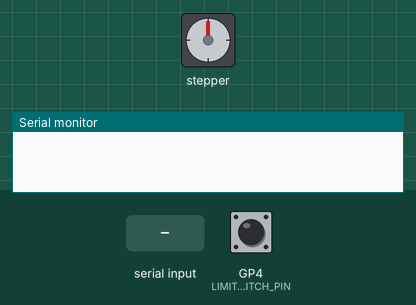
The sketch below on a simulated Raspberry Pi Pico. Parts: stepper motor, the last lines printed to the serial monitor. The inputs (shaded band) are chosen by the test bench; at power-on: GP4 (LIMIT_SWITCH_PIN) HIGH. Stepper angles assume 200 steps per turn.

Above: at 1.2 s.
1.3 s: "GOTO,45\n" received over Serial
At 2.2 s:
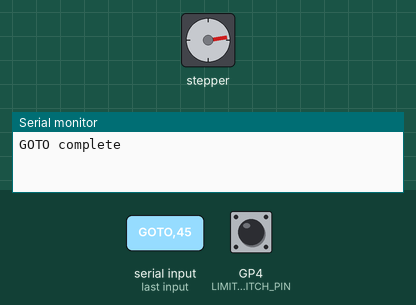
3.3 s: "HOME\n" received over Serial
4.8 s: "POSITION\n" received over Serial
Timing chart, 0 to 7.8 s (numbered marks = the images above; inputs shaded):
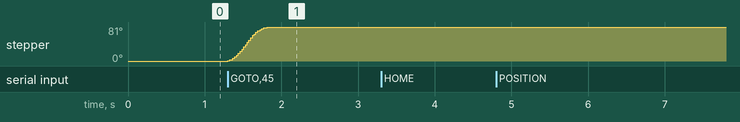

Measured:
- after the input at 1.3 s, stepper: turns 81° clockwise in 0.51 s, starting at once

The sketch:

active_mode_228.ino
```cpp
// snippet: active_mode_228
// tags: active, serial, command, response, accelstepper
// boards: avr, esp32, megaavr, nano33iot, romi32u4, rp2040
// library: AccelStepper
// description: Active sketch: HOME command runs stepper to limit switch on pin 4, sets position 0
// prompts: active, sketch, command, stepper, limit, switch
// verified: compile-only
// source: kd-generated (id 228)
// exact-include: AccelStepper.h

#include <AccelStepper.h>

#define LIMIT_SWITCH_PIN 4
#define STEP_PIN 2
#define DIR_PIN 3

AccelStepper stepper(AccelStepper::DRIVER, STEP_PIN, DIR_PIN);
int limitSwitchState = 0;

void setup() {
  Serial.begin(9600);
  pinMode(LIMIT_SWITCH_PIN, INPUT_PULLUP);
  stepper.setMaxSpeed(1000);
  stepper.setAcceleration(500);
}

void loop() {
  if (Serial.available() > 0) {
    String command = Serial.readStringUntil('\n');
    command.trim();

    if (command.startsWith("HOME")) {
      unsigned long tHome = millis();
      while (digitalRead(LIMIT_SWITCH_PIN) == LOW) {
        stepper.move(-1);  // relative move (steps added to current pos); call ONCE
        if (millis() - tHome > 5000) {  // give up if the endstop never triggers
          Serial.println("HOME timeout");
          break;
        }
      }
      stepper.setCurrentPosition(0);
      Serial.println("HOME complete");
    } else if (command.startsWith("GOTO")) {
      int steps = command.substring(5).toInt();
      stepper.moveTo(steps);  // absolute target position (steps); call ONCE, not every loop
      while (stepper.distanceToGo() != 0) {
        stepper.run();  // MUST be called every loop iteration to step the motor
      }
      Serial.println("GOTO complete");
    } else if (command.startsWith("POSITION")) {
      Serial.print("Current position: ");
      Serial.println(stepper.currentPosition());  // current position in steps (no currentSpeed() method exists)
    }
  }
}
```
